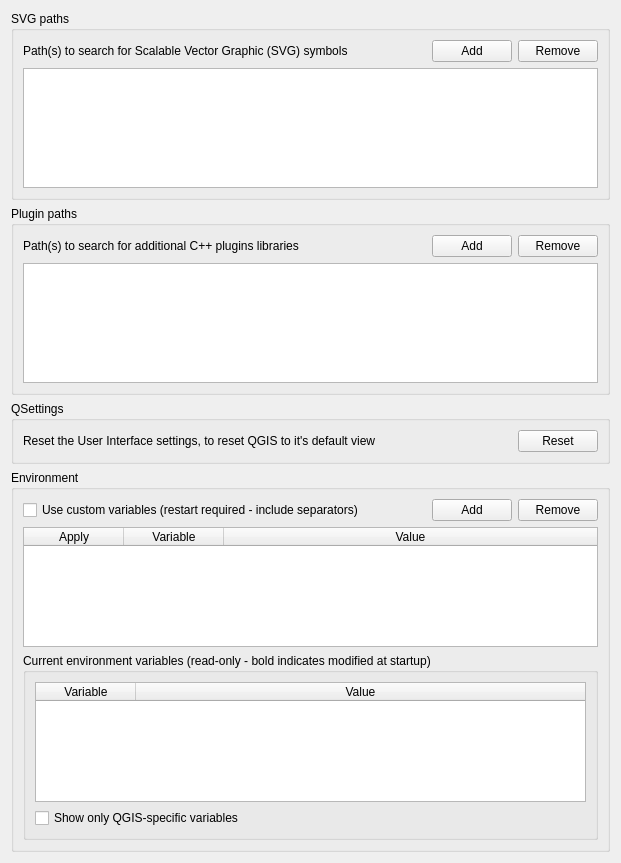
             <widget class="QWidget" name="mOptionsScrollAreaContents_03">
              <property name="geometry">
               <rect>
                <x>0</x>
                <y>0</y>
                <width>621</width>
                <height>860</height>
               </rect>
              </property>
              <layout class="QVBoxLayout" name="verticalLayout_22">
               <item>
                <widget class="QgsCollapsibleGroupBox" name="groupBox_2">
                 <property name="title">
                  <string>SVG paths</string>
                 </property>
                 <layout class="QGridLayout" name="_6">
                  <item row="0" column="0">
                   <widget class="QLabel" name="mSVGLabel">
                    <property name="text">
                     <string>Path(s) to search for Scalable Vector Graphic (SVG) symbols</string>
                    </property>
                   </widget>
                  </item>
                  <item row="0" column="1">
                   <spacer>
                    <property name="orientation">
                     <enum>Qt::Horizontal</enum>
                    </property>
                    <property name="sizeHint" stdset="0">
                     <size>
                      <width>31</width>
                      <height>20</height>
                     </size>
                    </property>
                   </spacer>
                  </item>
                  <item row="0" column="2">
                   <widget class="QPushButton" name="mBtnAddSVGPath">
                    <property name="text">
                     <string>Add</string>
                    </property>
                   </widget>
                  </item>
                  <item row="0" column="3">
                   <widget class="QPushButton" name="mBtnRemoveSVGPath">
                    <property name="text">
                     <string>Remove</string>
                    </property>
                   </widget>
                  </item>
                  <item row="1" column="0" colspan="4">
                   <widget class="QListWidget" name="mListSVGPaths">
                    <property name="minimumSize">
                     <size>
                      <width>0</width>
                      <height>120</height>
                     </size>
                    </property>
                   </widget>
                  </item>
                 </layout>
                </widget>
               </item>
               <item>
                <widget class="QgsCollapsibleGroupBox" name="groupBox_4">
                 <property name="title">
                  <string>Plugin paths</string>
                 </property>
                 <layout class="QGridLayout" name="_3">
                  <item row="0" column="0">
                   <widget class="QLabel" name="mSVGLabel_2">
                    <property name="text">
                     <string>Path(s) to search for additional C++ plugins libraries</string>
                    </property>
                   </widget>
                  </item>
                  <item row="0" column="1">
                   <spacer>
                    <property name="orientation">
                     <enum>Qt::Horizontal</enum>
                    </property>
                    <property name="sizeHint" stdset="0">
                     <size>
                      <width>31</width>
                      <height>20</height>
                     </size>
                    </property>
                   </spacer>
                  </item>
                  <item row="0" column="2">
                   <widget class="QPushButton" name="mBtnAddPluginPath">
                    <property name="text">
                     <string>Add</string>
                    </property>
                   </widget>
                  </item>
                  <item row="0" column="3">
                   <widget class="QPushButton" name="mBtnRemovePluginPath">
                    <property name="text">
                     <string>Remove</string>
                    </property>
                   </widget>
                  </item>
                  <item row="1" column="0" colspan="4">
                   <widget class="QListWidget" name="mListPluginPaths">
                    <property name="minimumSize">
                     <size>
                      <width>0</width>
                      <height>120</height>
                     </size>
                    </property>
                   </widget>
                  </item>
                 </layout>
                </widget>
               </item>
               <item>
                <widget class="QgsCollapsibleGroupBox" name="mQSettingsGrpBx">
                 <property name="title">
                  <string>QSettings</string>
                 </property>
                 <layout class="QGridLayout" name="gridLayout_13">
                  <item row="0" column="1">
                   <spacer name="horizontalSpacer_42">
                    <property name="orientation">
                     <enum>Qt::Horizontal</enum>
                    </property>
                    <property name="sizeHint" stdset="0">
                     <size>
                      <width>40</width>
                      <height>20</height>
                     </size>
                    </property>
                   </spacer>
                  </item>
                  <item row="0" column="2">
                   <widget class="QPushButton" name="mRestoreDefaultWindowStateBtn">
                    <property name="text">
                     <string>Reset</string>
                    </property>
                   </widget>
                  </item>
                  <item row="0" column="0">
                   <widget class="QLabel" name="mRestoreDefaultWindowStateLbl">
                    <property name="text">
                     <string>Reset the User Interface settings, to reset QGIS to it's default view</string>
                    </property>
                   </widget>
                  </item>
                 </layout>
                </widget>
               </item>
               <item>
                <widget class="QgsCollapsibleGroupBox" name="mEnvironmentGrpBx">
                 <property name="minimumSize">
                  <size>
                   <width>0</width>
                   <height>0</height>
                  </size>
                 </property>
                 <property name="title">
                  <string>Environment</string>
                 </property>
                 <layout class="QGridLayout" name="gridLayout_32">
                  <item row="1" column="3">
                   <widget class="QPushButton" name="mRemoveCustomVarBtn">
                    <property name="sizePolicy">
                     <sizepolicy hsizetype="Maximum" vsizetype="Fixed">
                      <horstretch>0</horstretch>
                      <verstretch>0</verstretch>
                     </sizepolicy>
                    </property>
                    <property name="text">
                     <string>Remove</string>
                    </property>
                   </widget>
                  </item>
                  <item row="1" column="2">
                   <widget class="QPushButton" name="mAddCustomVarBtn">
                    <property name="sizePolicy">
                     <sizepolicy hsizetype="Maximum" vsizetype="Fixed">
                      <horstretch>0</horstretch>
                      <verstretch>0</verstretch>
                     </sizepolicy>
                    </property>
                    <property name="text">
                     <string>Add</string>
                    </property>
                   </widget>
                  </item>
                  <item row="4" column="0" colspan="4">
                   <widget class="QgsCollapsibleGroupBox" name="mCurrentVariablesGrpBx">
                    <property name="minimumSize">
                     <size>
                      <width>0</width>
                      <height>0</height>
                     </size>
                    </property>
                    <property name="title">
                     <string>Current environment variables (read-only - bold indicates modified at startup)</string>
                    </property>
                    <property name="collapsed" stdset="0">
                     <bool>false</bool>
                    </property>
                    <property name="saveCollapsedState" stdset="0">
                     <bool>true</bool>
                    </property>
                    <layout class="QVBoxLayout" name="verticalLayout_8">
                     <item>
                      <widget class="QTableWidget" name="mCurrentVariablesTable">
                       <property name="minimumSize">
                        <size>
                         <width>0</width>
                         <height>120</height>
                        </size>
                       </property>
                       <property name="editTriggers">
                        <set>QAbstractItemView::AllEditTriggers</set>
                       </property>
                       <property name="dragEnabled">
                        <bool>true</bool>
                       </property>
                       <property name="dragDropMode">
                        <enum>QAbstractItemView::DragOnly</enum>
                       </property>
                       <property name="selectionMode">
                        <enum>QAbstractItemView::SingleSelection</enum>
                       </property>
                       <property name="sortingEnabled">
                        <bool>true</bool>
                       </property>
                       <property name="wordWrap">
                        <bool>false</bool>
                       </property>
                       <attribute name="horizontalHeaderMinimumSectionSize">
                        <number>100</number>
                       </attribute>
                       <attribute name="horizontalHeaderShowSortIndicator" stdset="0">
                        <bool>true</bool>
                       </attribute>
                       <attribute name="horizontalHeaderStretchLastSection">
                        <bool>true</bool>
                       </attribute>
                       <attribute name="verticalHeaderVisible">
                        <bool>false</bool>
                       </attribute>
                       <column>
                        <property name="text">
                         <string>Variable</string>
                        </property>
                       </column>
                       <column>
                        <property name="text">
                         <string>Value</string>
                        </property>
                       </column>
                      </widget>
                     </item>
                     <item>
                      <widget class="QCheckBox" name="mCurrentVariablesQGISChxBx">
                       <property name="text">
                        <string>Show only QGIS-specific variables</string>
                       </property>
                      </widget>
                     </item>
                    </layout>
                   </widget>
                  </item>
                  <item row="1" column="0">
                   <widget class="QCheckBox" name="mCustomVariablesChkBx">
                    <property name="text">
                     <string>Use custom variables (restart required - include separators)</string>
                    </property>
                   </widget>
                  </item>
                  <item row="1" column="1">
                   <spacer name="horizontalSpacer_14">
                    <property name="orientation">
                     <enum>Qt::Horizontal</enum>
                    </property>
                    <property name="sizeHint" stdset="0">
                     <size>
                      <width>40</width>
                      <height>20</height>
                     </size>
                    </property>
                   </spacer>
                  </item>
                  <item row="3" column="0" colspan="4">
                   <widget class="QTableWidget" name="mCustomVariablesTable">
                    <property name="minimumSize">
                     <size>
                      <width>0</width>
                      <height>120</height>
                     </size>
                    </property>
                    <property name="editTriggers">
                     <set>QAbstractItemView::AllEditTriggers</set>
                    </property>
                    <property name="selectionMode">
                     <enum>QAbstractItemView::SingleSelection</enum>
                    </property>
                    <property name="sortingEnabled">
                     <bool>true</bool>
                    </property>
                    <property name="wordWrap">
                     <bool>false</bool>
                    </property>
                    <property name="cornerButtonEnabled">
                     <bool>false</bool>
                    </property>
                    <attribute name="horizontalHeaderMinimumSectionSize">
                     <number>4</number>
                    </attribute>
                    <attribute name="horizontalHeaderShowSortIndicator" stdset="0">
                     <bool>true</bool>
                    </attribute>
                    <attribute name="horizontalHeaderStretchLastSection">
                     <bool>true</bool>
                    </attribute>
                    <attribute name="verticalHeaderVisible">
                     <bool>false</bool>
                    </attribute>
                    <column>
                     <property name="text">
                      <string>Apply</string>
                     </property>
                    </column>
                    <column>
                     <property name="text">
                      <string>Variable</string>
                     </property>
                    </column>
                    <column>
                     <property name="text">
                      <string>Value</string>
                     </property>
                    </column>
                   </widget>
                  </item>
                 </layout>
                </widget>
               </item>
               <item>
                <spacer name="verticalSpacer_11">
                 <property name="orientation">
                  <enum>Qt::Vertical</enum>
                 </property>
                 <property name="sizeHint" stdset="0">
                  <size>
                   <width>20</width>
                   <height>40</height>
                  </size>
                 </property>
                </spacer>
               </item>
              </layout>
             </widget>
